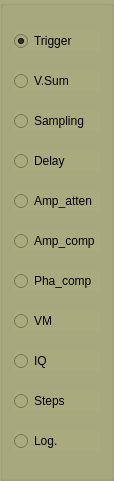
   <widget class="QGroupBox" name="groupBox">
    <property name="geometry">
     <rect>
      <x>10</x>
      <y>20</y>
      <width>111</width>
      <height>481</height>
     </rect>
    </property>
    <property name="font">
     <font>
      <weight>75</weight>
      <bold>true</bold>
     </font>
    </property>
    <property name="autoFillBackground">
     <bool>false</bool>
    </property>
    <property name="styleSheet">
     <string notr="true">background-color: rgb(170, 170, 127);</string>
    </property>
    <property name="title">
     <string/>
    </property>
    <layout class="QVBoxLayout" name="verticalLayout">
     <item>
      <widget class="QRadioButton" name="radioButton_trigger">
       <property name="text">
        <string>Trigger</string>
       </property>
       <property name="checked">
        <bool>true</bool>
       </property>
      </widget>
     </item>
     <item>
      <widget class="QRadioButton" name="radioButton_VS">
       <property name="text">
        <string>V.Sum</string>
       </property>
      </widget>
     </item>
     <item>
      <widget class="QRadioButton" name="radioButton_sampling">
       <property name="text">
        <string>Sampling</string>
       </property>
      </widget>
     </item>
     <item>
      <widget class="QRadioButton" name="radioButton_delay">
       <property name="text">
        <string>Delay</string>
       </property>
      </widget>
     </item>
     <item>
      <widget class="QRadioButton" name="radioButton_Amp_atten">
       <property name="text">
        <string>Amp_atten</string>
       </property>
      </widget>
     </item>
     <item>
      <widget class="QRadioButton" name="radioButton_Amp_comp">
       <property name="text">
        <string>Amp_comp</string>
       </property>
      </widget>
     </item>
     <item>
      <widget class="QRadioButton" name="radioButton_Pha_comp">
       <property name="text">
        <string>Pha_comp</string>
       </property>
      </widget>
     </item>
     <item>
      <widget class="QRadioButton" name="radioButton_VM">
       <property name="text">
        <string>VM</string>
       </property>
      </widget>
     </item>
     <item>
      <widget class="QRadioButton" name="radioButton_IQ">
       <property name="text">
        <string>IQ</string>
       </property>
      </widget>
     </item>
     <item>
      <widget class="QRadioButton" name="radioButton_Steps">
       <property name="text">
        <string>Steps</string>
       </property>
      </widget>
     </item>
     <item>
      <widget class="QRadioButton" name="radioButton_Log">
       <property name="text">
        <string>Log.</string>
       </property>
      </widget>
     </item>
    </layout>
   </widget>
